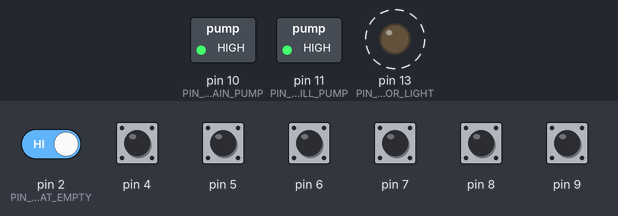
Simulated run of this sketch. Board: Arduino Uno, built with avr-gcc and run on an emulated ATmega328P. On the bench: switched loads named in the sketch (green lamp = pin HIGH), output pins drawn as LEDs (lit = HIGH). Dashed ring = blinking. The test bench sets the inputs (shaded band); at power-on: pin 2 (PIN_FLOAT_EMPTY), pin 4–9 HIGH. What the sketch prints to the serial monitor is not drawn.

Above: at 9.0 s.
9.1 s: pin 2 (PIN_FLOAT_EMPTY) driven LOW
Timing chart, 0 to 21.8 s (numbered marks = the images above; inputs shaded):
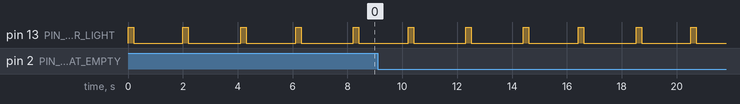

Measured:
- by itself, pin 13 (PIN_ERROR_LIGHT): alternates HIGH for 0.20 s and LOW for 1.9 s

The sketch:

Tank.ino
```cpp
#include <avr/sleep.h>
#include <SoftwareSerial.h>

const bool  DEBUG = true;
const short LOOP_PAUSE = 100; // milliseconds
const short MAX_TIME_BEFORE_CHANGE = 20000 / LOOP_PAUSE;
const short MAX_BUTTON_TIME = 300 / LOOP_PAUSE;

// Drive outputs
// =============
const char PIN_MAIN_DRAIN_PUMP = 10;
const char PIN_MAIN_FILL_PUMP  = 11;
const char PIN_ERROR_LIGHT     = 13;

// Sensor inputs
// =============
const char PIN_FLOAT_FULL   = 0;
const char PIN_FLOAT_LOW    = 1;
const char PIN_FLOAT_EMPTY  = 2;

// User buttons
// =============
const char PIN_CYCLE_BUTTON = 2;


// Errors
const char ERROR_NONE             = 0;
const char ERROR_UNSAFE_LEVEL     = 1;
const char ERROR_OVERFLOW         = 2;
const char ERROR_UNDERFLOW        = 3;
const char ERROR_IMPOSSIBLE_STATE = 4;
const char ERROR_STATE_TIMEOUT    = 5;

// Mnemonic for status when debug printing
const char* STATE_TEXT = "IEF!";
const char* ERROR_TEXT[] = {
  "All's well",
  "Barrel isn't at a safe fill level",
  "Barrel overflowed while emptying the sump",
  "Barrel ran out of water for filling the sump",
  "Floats conflicting. The impossible has happened!",
  "Floats didn't change fast enough. Water leak? Pump failure?"
};

enum action_state {
  FILLING = 2,
  DRAINING = 1,
  RESTING = 0,
  ERRORED = 3
};

struct tank {
  action_state state;
  bool full = 0;
  bool low  = 0;
  bool empty = 0;

  char offset = 0;

  void readpins() {
    full  = digitalRead(PIN_FLOAT_FULL  + offset);
    low   = digitalRead(PIN_FLOAT_LOW   + offset);
    empty = digitalRead(PIN_FLOAT_EMPTY + offset);
  }
};

volatile bool cycle_button = 0;
volatile int  button_timer = 0;
char error;

struct tank sump;
struct tank barrel;
int state_timer;

void set_pumps(int state) {
  // These are both active low, so invert the logic
  digitalWrite(PIN_MAIN_DRAIN_PUMP, !(state == DRAINING));
  digitalWrite(PIN_MAIN_FILL_PUMP,  !(state == FILLING));
}

// This is an ISR for button presses
void set_button() {
  if (button_timer <= 0) {
    cycle_button = true;
    button_timer = MAX_BUTTON_TIME;
  }
}

bool get_button() {
  bool value = cycle_button;
  cycle_button = false;

  return value;
}

void sleep() {
  sleep_mode();
  sleep_disable();
}

// Show the error on the Arduino's LED
void err(char code) {
  set_pumps(RESTING);

  error = code;
  sump.state = ERRORED;

  debug_print();
  Serial.println();
  Serial.write("Error: ");
  Serial.write(ERROR_TEXT[code]);
  Serial.println();

  for (char a = 0; a < code; a++) {
    digitalWrite(PIN_ERROR_LIGHT, 1);
    delay(200);
    digitalWrite(PIN_ERROR_LIGHT, 0);
    delay(100);
  }

  // Make up the rest of the loop
  delay(2000 - 300 * code);
}

// Prints a table showing the internal state of the system.
void debug_print()
{
  if (!DEBUG)
    return;

  Serial.write("      S:FLE:FLE\r\n");
  Serial.write("Data: ");
  Serial.write(STATE_TEXT[sump.state]);
  Serial.write(':');
  Serial.write('0' + sump.full);
  Serial.write('0' + sump.low);
  Serial.write('0' + sump.empty);
  Serial.write(':');
  Serial.write('0' + barrel.full);
  Serial.write('0' + barrel.low);
  Serial.write('0' + barrel.empty);
  Serial.write(':');
  Serial.write('0' + error);
  Serial.write('0' + cycle_button);
  Serial.write(':');
  Serial.print(state_timer, HEX);
  Serial.write(':');
  Serial.print(button_timer, HEX);
  Serial.write("\r\n");
}

void rock_state()
{
  // Read in our button state set by the ISR
  bool button = get_button();

  // Show everything's alright
  digitalWrite(PIN_ERROR_LIGHT, sump.state != ERRORED);

  // Count down to next allowed button press
  if (button_timer > 0) {
    button_timer--;
  }

  // Emergency shutdown, this is an unsafe state
  if (barrel.empty || sump.empty) {
    err(ERROR_UNSAFE_LEVEL);
  }

  /* Disabled for testing. In the real world, enable these. They'll
     detect some possible sensor wonkiness. */
  if (!DEBUG) {
    if (sump.low && sump.full)
      err(ERROR_IMPOSSIBLE_STATE);

    if (barrel.empty && barrel.full)
      err(ERROR_IMPOSSIBLE_STATE);

    if (barrel.low && barrel.full)
      err(ERROR_IMPOSSIBLE_STATE);
  }

  switch(sump.state) {
    case RESTING:
      // Let the button timer bleed out before allowing sleep
      if (button_timer <= 0) {
        sleep();
      }

      if (button) {
        sump.state = DRAINING;
        state_timer = MAX_TIME_BEFORE_CHANGE;
      }

      break;

    case DRAINING:
      // When the sensor shows there's no more water, fill'r up
      if (sump.low) {
        sump.state = FILLING;

        // In FILLING, wait this many cycles to detect
        // a change in sump.low
        state_timer = MAX_TIME_BEFORE_CHANGE;
      }

      // Don't overflow the barrel
      if (barrel.full) {
        err(ERROR_OVERFLOW);
      }

      // Detect pump failure (hopefully). I figure if the full float
      // isn't changing, we should give up before there are problems.
      // The underflow of the timer variable doesn't really matter here
      // if it wasn't full before it shouldn't be full the next time.
      if (!state_timer-- && sump.full) {
        err(ERROR_STATE_TIMEOUT);
      }

      // Allow manual override
      if (button) {
        sump.state = FILLING;
        state_timer = MAX_TIME_BEFORE_CHANGE;
      }

      break;

    case FILLING:
      // Stop once sump is full
      if (sump.full) {
        sump.state = RESTING;
      }

      // Need to make sure we don't underflow barrel
      if (barrel.low) {
        err(ERROR_UNDERFLOW);
      }

      // Detect state counter = 0, and make sure that the sump
      // isn't still low (detects pump or line leaks)
      if (!state_timer-- && sump.low) {
        err(ERROR_STATE_TIMEOUT);
      }

      // Allow manual override
      if (button) {
        sump.state = RESTING;
      }

      break;

    case ERRORED:
      if (button) {
        sump.state = RESTING;
        error      = ERROR_NONE;
      } else {
        err(error);
      }

      break;
  }
}

void setup() {
  sump.state     = RESTING;
  sump.offset    = 4; // Start at digital pin 4
  barrel.offset  = 7; // Start at digital pin 7

  cycle_button = false;

  for (char a = 0; a < 10; a++)
    pinMode(a, INPUT_PULLUP);

  pinMode(PIN_MAIN_DRAIN_PUMP, OUTPUT);
  pinMode(PIN_MAIN_FILL_PUMP,  OUTPUT);
  pinMode(PIN_ERROR_LIGHT,     OUTPUT);

  attachInterrupt(0, set_button, FALLING);

  set_pumps(sump.state);
  set_sleep_mode(SLEEP_MODE_PWR_DOWN);
  sleep_enable();

  Serial.begin(115200);
}

void loop() {
  // Load up our inputs
  barrel.readpins();
  sump.readpins();

  // Change the sump's state based on outside influence
  rock_state();

  // Show what's going down (only in debug mode)
  debug_print();

  // Take action on sump's state
  set_pumps(sump.state);

  delay(LOOP_PAUSE);
}
```
